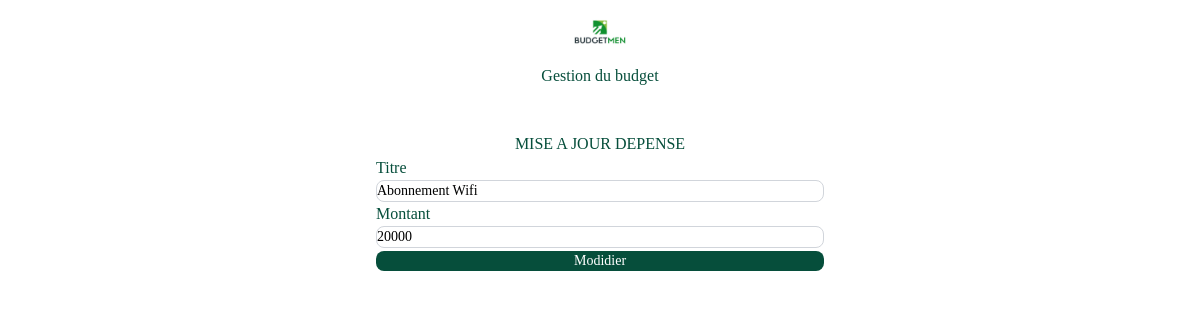
The app's page /update/11/, older data.
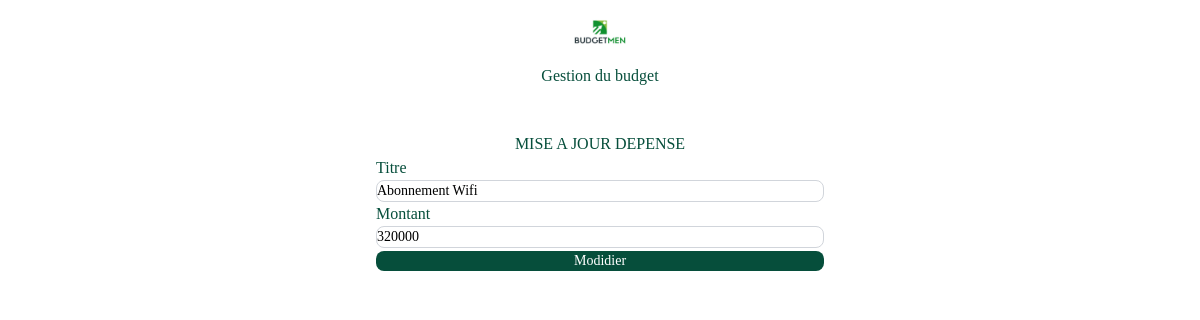
The same page, newer data.
### app.py (models this page shows, shortened)
class Depense(db.Model):
    id = db.Column(db.Integer, primary_key=True)
    titre = db.Column(db.String(100), nullable=False)
    montant = db.Column(db.Integer, nullable=False)

### app.py (the view, shortened to what this page needs)
@app.route("/update/<int:id>/", methods=["GET", "POST"])
def update(id):
    depense = Depense.query.get_or_404(id)
    return render_template("/depense/update.html", depense=depense)

### templates/depense/update.html
{% extends "./base.html" %}
{% block content %}
{% include "logo.html" %}
<form action="/update/{{depense.id}}" method="POST"
  class="max-w-md mx-auto rounded-xl m-8 pb-10 pt-10 pr-10 pl-10">
  <h1 class="mb-5 text-emerald-900 text-center" >MISE A JOUR DEPENSE</h1>
  <label for="Titre" class="text-emerald-900 size-16">Titre</label>
  <div class="mb-5">
    <input type="text"  value="{{depense.titre}}" id="titre" name="titre" class="bg-gray-50 border border-gray-300 text-gray-900 text-sm rounded-lg focus:ring-blue-500 focus:border-blue-500 block w-full p-2.5 dark:bg-gray-700 dark:border-gray-600 dark:placeholder-gray-400 dark:text-white dark:focus:ring-blue-500 dark:focus:border-blue-500"  required />
  </div>
  <label for="Montant" class="text-emerald-900 size-16">Montant</label>
  <div class="mb-5">
    <input type="number" value="{{depense.montant}}" id="montant" name="montant" class="bg-gray-50 border border-gray-300 text-gray-900 text-sm rounded-lg focus:ring-blue-500 focus:border-blue-500 block w-full p-2.5 dark:bg-gray-700 dark:border-gray-600 dark:placeholder-gray-400 dark:text-white dark:focus:ring-blue-500 dark:focus:border-blue-500"  required />
  </div>
  <button type="submit" class="text-white  bg-emerald-900 hover: bg-emerald-800focus:ring-4 focus:outline-none focus:ring-blue-300 font-medium rounded-lg text-sm w-full sm:w-full px-5 py-2.5 text-center dark:bg-blue-600 dark:hover:bg-blue-700 dark:focus:ring-blue-800 ">Modidier</button>
</form>
{% endblock content %}

Row changes from the older to the newer data that the page shows:
changed Depense "Abonnement Wifi": montant "20000" → "320000"
